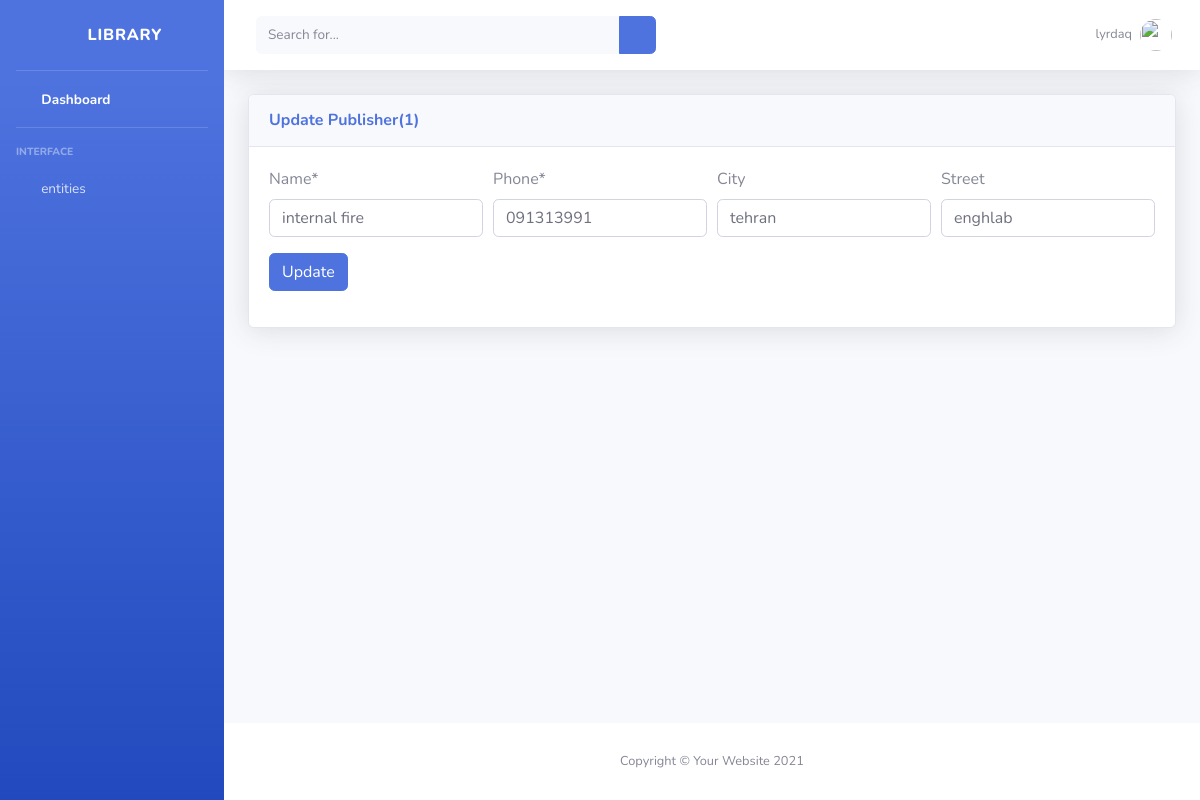
Page /publisher/1/update (signed in) on the committed database.
### account/models.py (models this page shows, shortened)
class User(AbstractUser):
    MEMBERSHIP_CHOICES = [
        ('B','Bronze'),
        ('D','Gold'),
        ('S','Silver'),
    ]
    phone = models.CharField(max_length=200)
    date_birth = models.DateField(blank=True, null=True)
    membership = models.CharField(max_length=1,
        choices=MEMBERSHIP_CHOICES, default='B')

### Book/models.py (models this page shows, shortened)
class Publisher(models.Model):
    objects = PublisherManager()
    name = models.CharField(max_length=200)
    phone = models.CharField(max_length=200)

### Address/models.py (models this page shows)
class Address(models.Model):
    objects = AddressManager()
    city = models.CharField(max_length=200)
    street = models.CharField(max_length=200)
    content_type = models.ForeignKey(ContentType,
        on_delete=models.CASCADE)
    object_id = models.PositiveIntegerField()
    content_object = GenericForeignKey('content_type', 'object_id')
    class Meta:
        unique_together   = ('content_type', 'object_id')

### Book/views.py (the view, shortened to what this page needs)
# urls.py: path('publisher/<int:pk>/update', PublisherUpdateView.as_view() , name='publisherupdate'),
class PublisherUpdateView(LoginRequiredMixin,AdminRequiredMixin,UpdateView):
    model = Publisher
    form_class = PublisherCreateForm
    template_name = 'book/publisherupdate.html'
    def get_form(self, form_class=None):
        form = super().get_form(form_class)
        publisher = self.object
        address = Address.objects.get_address_for(Publisher,publisher.pk)
        form.fields['city'].initial = address.city
        form.fields['street'].initial = address.street
        return form

### Book/forms.py (shortened to what this page needs)
class PublisherCreateForm(ModelForm):
    city = forms.CharField(required=False)
    street = forms.CharField(required=False)
    class Meta:
        model = Publisher
        fields = ['name','phone','city','street']

### Address/models.py (called while the page is built)
    def get_address_for(self, obj_type, obj_id):
        content_type = ContentType.objects.get_for_model(obj_type)
        address = Address.objects.filter(
            content_type=content_type,
            object_id=obj_id
        )
        if address:
            return address[0]
        return Address(city='',street='')

### Book/mixins.py (called while the page is built)
    def dispatch(self, request, *args, **kwargs):
        if self.request.user.is_staff == True:
            return super().dispatch(request, *args, **kwargs)
        else:
            return HttpResponse('<h2>you are not admin</h2>')

### templates/book/publisherupdate.html (shortened to what this page needs)
{% extends "book/base.html" %}
{% load crispy_forms_tags %}
{% load static %}
{% block sidepanel %}
<ul class="navbar-nav bg-gradient-primary sidebar sidebar-dark accordion" id="accordionSidebar">
    <a class="sidebar-brand d-flex align-items-center justify-content-center" href="index.html">
        <div class="sidebar-brand-icon rotate-n-15">
            <i class="fas fa-laugh-wink"></i>
        </div>
        <div class="sidebar-brand-text mx-3"> Library</div>
    </a>
    <hr class="sidebar-divider my-0">
    <li class="nav-item active">
        <a class="nav-link" href="{% url 'book:home' %}">
            <i class="fas fa-fw fa-tachometer-alt"></i>
            <span>Dashboard</span></a>
    </li>
    <hr class="sidebar-divider">
    <div class="sidebar-heading">
        Interface
    </div>
    <li class="nav-item">
        <a class="nav-link collapsed" href="#" data-toggle="collapse" data-target="#collapseTwo"
            aria-expanded="true" aria-controls="collapseTwo">
            <i class="fas fa-fw fa-cog"></i>
            <span>entities</span>
        </a>
    </li>
</ul>
{% endblock sidepanel %}
{% block content %}
<div id="content">
<nav class="navbar navbar-expand navbar-light bg-white topbar mb-4 static-top shadow">
    <form method="GET" action="{% url 'book:booklist' %}"
            class="d-none d-sm-inline-block form-inline mr-auto ml-md-3 my-2 my-md-0 mw-100 navbar-search">
            <div class="input-group">
                <input name="keyword" type="text" class="form-control bg-light border-0 small" placeholder="Search for..."
                    aria-label="Search" aria-describedby="basic-addon2">
                <div class="input-group-append">
                    <button class="btn btn-primary" type="submit">
                        <i class="fas fa-search fa-sm"></i>
                    </button>
                </div>
            </div>
        </form>
    <ul class="navbar-nav ml-auto">
        <li class="nav-item dropdown no-arrow">
            <a class="nav-link dropdown-toggle" href="#" id="userDropdown" role="button"
                data-toggle="dropdown" aria-haspopup="true" aria-expanded="false">
                <span class="mr-2 d-none d-lg-inline text-gray-600 small">{{user.username}}</span>
                <img class="img-profile rounded-circle"
                    src="{% static 'img/undraw_profile.svg' %}">
            </a>
        </li>
    </ul>
</nav>
<div class="container-fluid">
    <div class="card shadow mb-4">
        <div class="card-header py-3">
            <h6 class="m-0 font-weight-bold text-primary">Update Publisher({{object.id}})</h6>
        </div>
        <div class="card-body">
            <form method="POST">{% csrf_token %}
                <div class="form-row">
                    <div class="form-group col-md-3 mb-0">
                        {{ form.name|as_crispy_field }}
                    </div>
                    <div class="form-group col-md-3 mb-0">
                        {{ form.phone|as_crispy_field }}
                    </div>
                    <div class="form-group col-md-3 mb-0">
                        {{ form.city|as_crispy_field }}
                    </div>
                    <div class="form-group col-md-3 mb-0">
                        {{ form.street|as_crispy_field }}
                    </div>
                </div>
                <div class="form-group">
                    <button class="btn btn-primary" type="submit">Update</button>
                </div>
            </form>
        </div>
    </div>
</div>
</div>
{% endblock %}

### rows in the picture
User: username "lyrdaq"
Publisher: id "1", name "internal fire", phone "091313991"
Address: city "tehran", street "enghlab"
